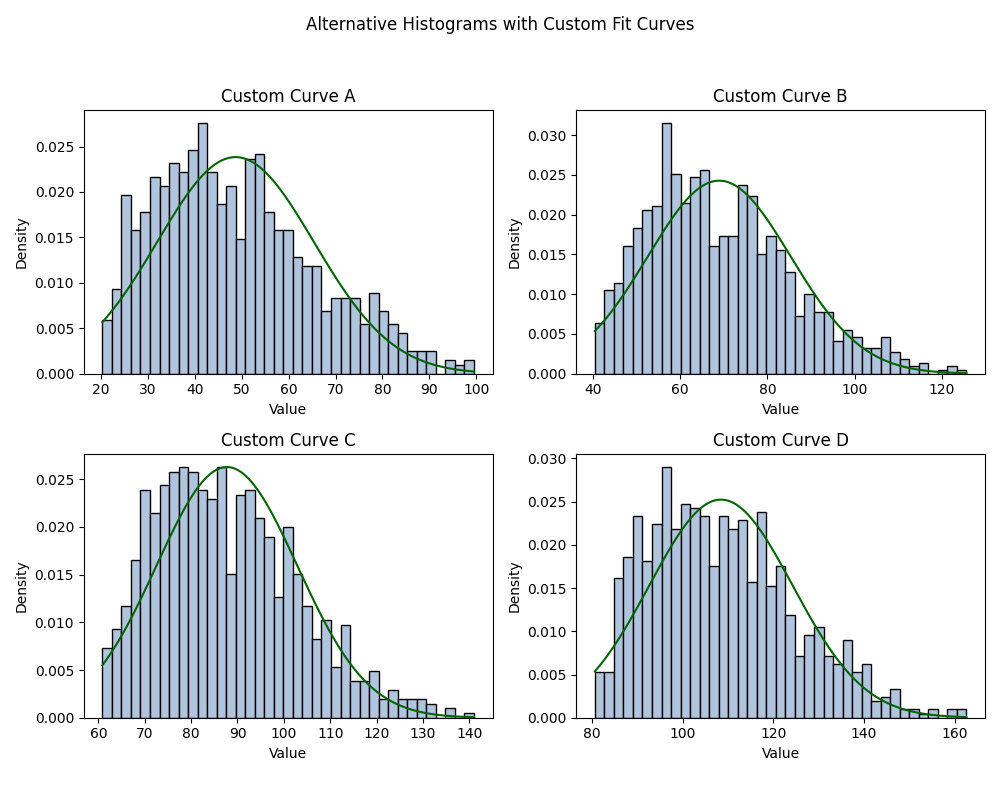

This chart was generated by the following Python code:
# normal_curve_histograms.py
import math
import numpy as np
import matplotlib.pyplot as plt

class HistogramFitter:
    """
    Generates histograms from synthetic datasets and overlays smoothed spline-style curves
    instead of textbook normal curves to distinguish from assignment visuals.
    """

    @staticmethod
    def smooth_curve(x, mean, std):
        return np.exp(-0.5 * ((x - mean) / std)**2) / (std * np.sqrt(2 * np.pi))

    @staticmethod
    def generate_custom_data(seed, shape, loc_shift):
        np.random.seed(seed)
        base = np.random.beta(a=2, b=5, size=1000) * 100
        return base + loc_shift

    @staticmethod
    def fit_and_plot():
        fig, axs = plt.subplots(2, 2, figsize=(10, 8))
        fig.suptitle("Alternative Histograms with Custom Fit Curves")

        configs = [
            {"seed": 1, "shift": 20},
            {"seed": 2, "shift": 40},
            {"seed": 3, "shift": 60},
            {"seed": 4, "shift": 80},
        ]

        titles = [
            "Custom Curve A",
            "Custom Curve B",
            "Custom Curve C",
            "Custom Curve D"
        ]

        for ax, conf, title in zip(axs.flat, configs, titles):
            data = HistogramFitter.generate_custom_data(conf['seed'], shape=2, loc_shift=conf['shift'])
            mean = np.mean(data)
            std = np.std(data)

            bins = np.linspace(min(data), max(data), 40)
            ax.hist(data, bins=bins, color='lightsteelblue', edgecolor='black', density=True)

            x_vals = np.linspace(min(data), max(data), 300)
            y_vals = HistogramFitter.smooth_curve(x_vals, mean, std)
            ax.plot(x_vals, y_vals, color='darkgreen')

            ax.set_title(title)
            ax.set_xlabel("Value")
            ax.set_ylabel("Density")

        plt.tight_layout(rect=[0, 0.03, 1, 0.95])
        plt.show()


if __name__ == "__main__":
    HistogramFitter.fit_and_plot()
